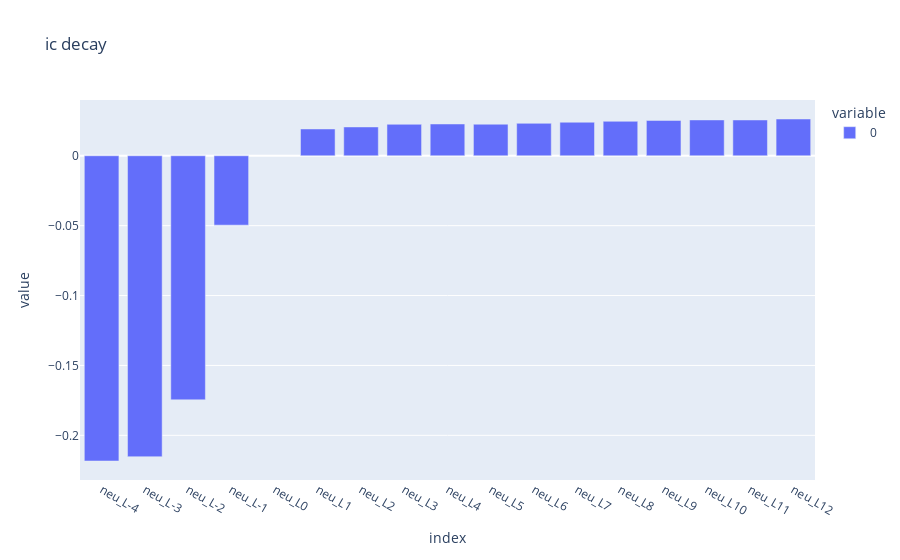
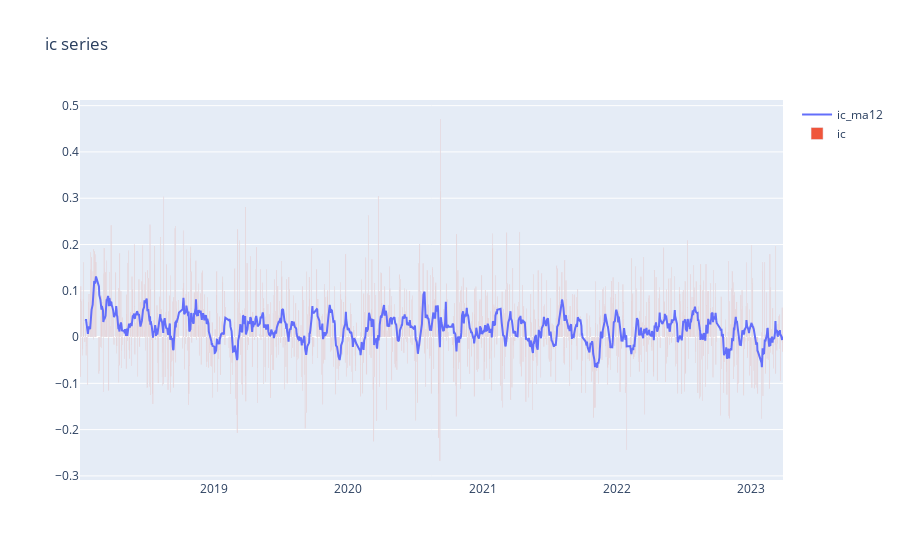
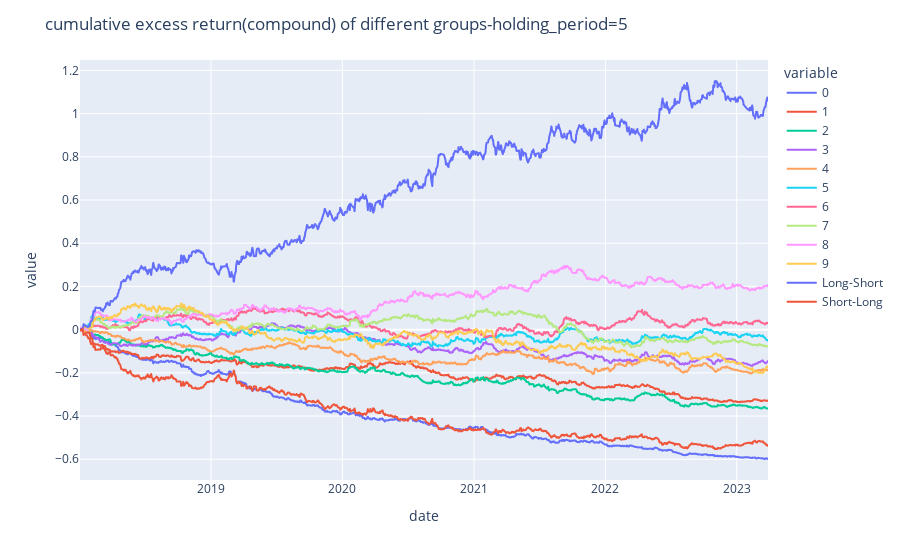
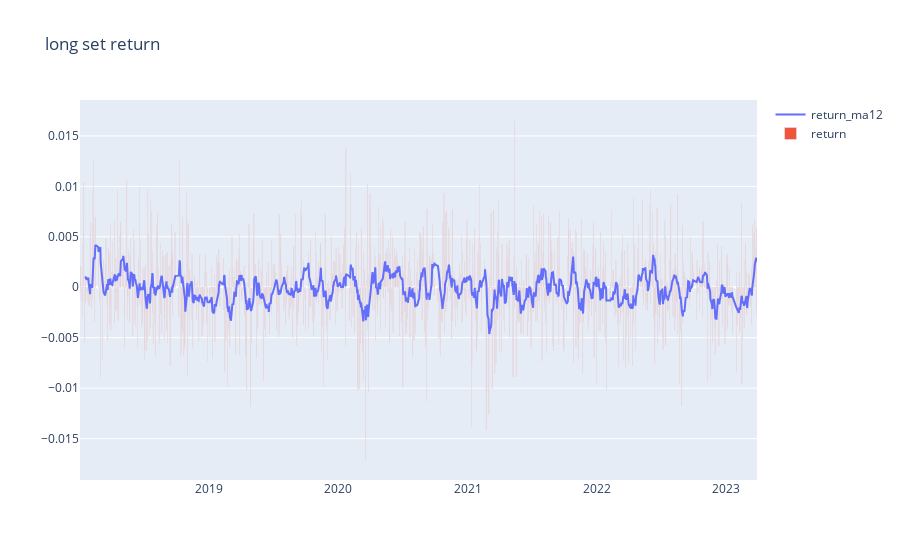

The code cell stored with these charts, in order, in its notebook:
### Code cell
report = fe.get_factor_detail_report(factor='neu',holding_period=5,groups=10,cost=0.0015,base='avg',universe=index_cons['zz500'],total=True,add_shift=1,excess_return=True)
summary_plot(report)

### Figure 1 — Plotly figure (JSON) as saved in the notebook; plotly's stock layout.template omitted (floating-point values rounded to 4 significant figures)
{"data": [{"alignmentgroup": "True", "hovertemplate": "variable=0<br>index=%{x}<br>value=%{y}<extra></extra>", "legendgroup": "0", "marker": {"color": "#636efa", "pattern": {"shape": ""}}, "name": "0", "offsetgroup": "0", "orientation": "v", "showlegend": true, "textposition": "auto", "type": "bar", "x": ["neu_L-4", "neu_L-3", "neu_L-2", "neu_L-1", "neu_L0", "neu_L1", "neu_L2", "neu_L3", "neu_L4", "neu_L5", "neu_L6", "neu_L7", "neu_L8", "neu_L9", "neu_L10", "neu_L11", "neu_L12"], "xaxis": "x", "y": [-0.2184, -0.2153, -0.1746, -0.04963, null, 0.01916, 0.02062, 0.0225, 0.02273, 0.02258, 0.0232, 0.02399, 0.02465, 0.02528, 0.02564, 0.0256, 0.0263], "yaxis": "y"}], "layout": {"barmode": "relative", "legend": {"title": {"text": "variable"}, "tracegroupgap": 0}, "title": {"text": "ic decay"}, "xaxis": {"anchor": "y", "domain": [0, 1], "title": {"text": "index"}}, "yaxis": {"anchor": "x", "domain": [0, 1], "title": {"text": "value"}}}}

### Figure 2 — Plotly figure (JSON) as saved in the notebook; plotly's stock layout.template omitted (floating-point values rounded to 4 significant figures; data arrays with more than 128 entries replaced by an {"elided": "..."} marker saying what was removed)
{"data": [{"name": "ic_ma12", "type": "scatter", "x": {"elided": "1272 str values"}, "y": {"elided": "1272 float values"}}, {"name": "ic", "type": "bar", "x": {"elided": "1272 str values"}, "y": {"elided": "1272 float values"}}], "layout": {"title": {"text": "ic series"}, "xaxis": {"anchor": "y", "domain": [0, 1]}, "yaxis": {"anchor": "x", "domain": [0, 1]}}}

### Figure 3 — Plotly figure (JSON) as saved in the notebook; plotly's stock layout.template omitted (floating-point values rounded to 4 significant figures; data arrays with more than 128 entries replaced by an {"elided": "..."} marker saying what was removed)
{"data": [{"hovertemplate": "variable=0<br>date=%{x}<br>value=%{y}<extra></extra>", "legendgroup": "0", "line": {"color": "#636efa", "dash": "solid"}, "marker": {"symbol": "circle"}, "mode": "lines", "name": "0", "showlegend": true, "type": "scattergl", "x": {"elided": "1272 str values"}, "xaxis": "x", "y": {"elided": "1272 float values"}, "yaxis": "y"}, {"hovertemplate": "variable=1<br>date=%{x}<br>value=%{y}<extra></extra>", "legendgroup": "1", "line": {"color": "#EF553B", "dash": "solid"}, "marker": {"symbol": "circle"}, "mode": "lines", "name": "1", "showlegend": true, "type": "scattergl", "x": {"elided": "1272 str values"}, "xaxis": "x", "y": {"elided": "1272 float values"}, "yaxis": "y"}, {"hovertemplate": "variable=2<br>date=%{x}<br>value=%{y}<extra></extra>", "legendgroup": "2", "line": {"color": "#00cc96", "dash": "solid"}, "marker": {"symbol": "circle"}, "mode": "lines", "name": "2", "showlegend": true, "type": "scattergl", "x": {"elided": "1272 str values"}, "xaxis": "x", "y": {"elided": "1272 float values"}, "yaxis": "y"}, {"hovertemplate": "variable=3<br>date=%{x}<br>value=%{y}<extra></extra>", "legendgroup": "3", "line": {"color": "#ab63fa", "dash": "solid"}, "marker": {"symbol": "circle"}, "mode": "lines", "name": "3", "showlegend": true, "type": "scattergl", "x": {"elided": "1272 str values"}, "xaxis": "x", "y": {"elided": "1272 float values"}, "yaxis": "y"}, {"hovertemplate": "variable=4<br>date=%{x}<br>value=%{y}<extra></extra>", "legendgroup": "4", "line": {"color": "#FFA15A", "dash": "solid"}, "marker": {"symbol": "circle"}, "mode": "lines", "name": "4", "showlegend": true, "type": "scattergl", "x": {"elided": "1272 str values"}, "xaxis": "x", "y": {"elided": "1272 float values"}, "yaxis": "y"}, {"hovertemplate": "variable=5<br>date=%{x}<br>value=%{y}<extra></extra>", "legendgroup": "5", "line": {"color": "#19d3f3", "dash": "solid"}, "marker": {"symbol": "circle"}, "mode": "lines", "name": "5", "showlegend": true, "type": "scattergl", "x": {"elided": "1272 str values"}, "xaxis": "x", "y": {"elided": "1272 float values"}, "yaxis": "y"}, {"hovertemplate": "variable=6<br>date=%{x}<br>value=%{y}<extra></extra>", "legendgroup": "6", "line": {"color": "#FF6692", "dash": "solid"}, "marker": {"symbol": "circle"}, "mode": "lines", "name": "6", "showlegend": true, "type": "scattergl", "x": {"elided": "1272 str values"}, "xaxis": "x", "y": {"elided": "1272 float values"}, "yaxis": "y"}, {"hovertemplate": "variable=7<br>date=%{x}<br>value=%{y}<extra></extra>", "legendgroup": "7", "line": {"color": "#B6E880", "dash": "solid"}, "marker": {"symbol": "circle"}, "mode": "lines", "name": "7", "showlegend": true, "type": "scattergl", "x": {"elided": "1272 str values"}, "xaxis": "x", "y": {"elided": "1272 float values"}, "yaxis": "y"}, {"hovertemplate": "variable=8<br>date=%{x}<br>value=%{y}<extra></extra>", "legendgroup": "8", "line": {"color": "#FF97FF", "dash": "solid"}, "marker": {"symbol": "circle"}, "mode": "lines", "name": "8", "showlegend": true, "type": "scattergl", "x": {"elided": "1272 str values"}, "xaxis": "x", "y": {"elided": "1272 float values"}, "yaxis": "y"}, {"hovertemplate": "variable=9<br>date=%{x}<br>value=%{y}<extra></extra>", "legendgroup": "9", "line": {"color": "#FECB52", "dash": "solid"}, "marker": {"symbol": "circle"}, "mode": "lines", "name": "9", "showlegend": true, "type": "scattergl", "x": {"elided": "1272 str values"}, "xaxis": "x", "y": {"elided": "1272 float values"}, "yaxis": "y"}, {"hovertemplate": "variable=Long-Short<br>date=%{x}<br>value=%{y}<extra></extra>", "legendgroup": "Long-Short", "line": {"color": "#636efa", "dash": "solid"}, "marker": {"symbol": "circle"}, "mode": "lines", "name": "Long-Short", "showlegend": true, "type": "scattergl", "x": {"elided": "1272 str values"}, "xaxis": "x", "y": {"elided": "1272 float values"}, "yaxis": "y"}, {"hovertemplate": "variable=Short-Long<br>date=%{x}<br>value=%{y}<extra></extra>", "legendgroup": "Short-Long", "line": {"color": "#EF553B", "dash": "solid"}, "marker": {"symbol": "circle"}, "mode": "lines", "name": "Short-Long", "showlegend": true, "type": "scattergl", "x": {"elided": "1272 str values"}, "xaxis": "x", "y": {"elided": "1272 float values"}, "yaxis": "y"}], "layout": {"legend": {"title": {"text": "variable"}, "tracegroupgap": 0}, "margin": {"t": 60}, "title": {"text": "cumulative excess return(compound) of different groups-holding_period=5"}, "xaxis": {"anchor": "y", "domain": [0, 1], "title": {"text": "date"}}, "yaxis": {"anchor": "x", "domain": [0, 1], "title": {"text": "value"}}}}

### Figure 4 — Plotly figure (JSON) as saved in the notebook; plotly's stock layout.template omitted (floating-point values rounded to 4 significant figures; data arrays with more than 128 entries replaced by an {"elided": "..."} marker saying what was removed)
{"data": [{"name": "return_ma12", "type": "scatter", "x": {"elided": "1272 str values"}, "y": {"elided": "1272 float values"}}, {"name": "return", "type": "bar", "x": {"elided": "1272 str values"}, "y": {"elided": "1272 float values"}}], "layout": {"title": {"text": "long set return"}, "xaxis": {"anchor": "y", "domain": [0, 1]}, "yaxis": {"anchor": "x", "domain": [0, 1]}}}
